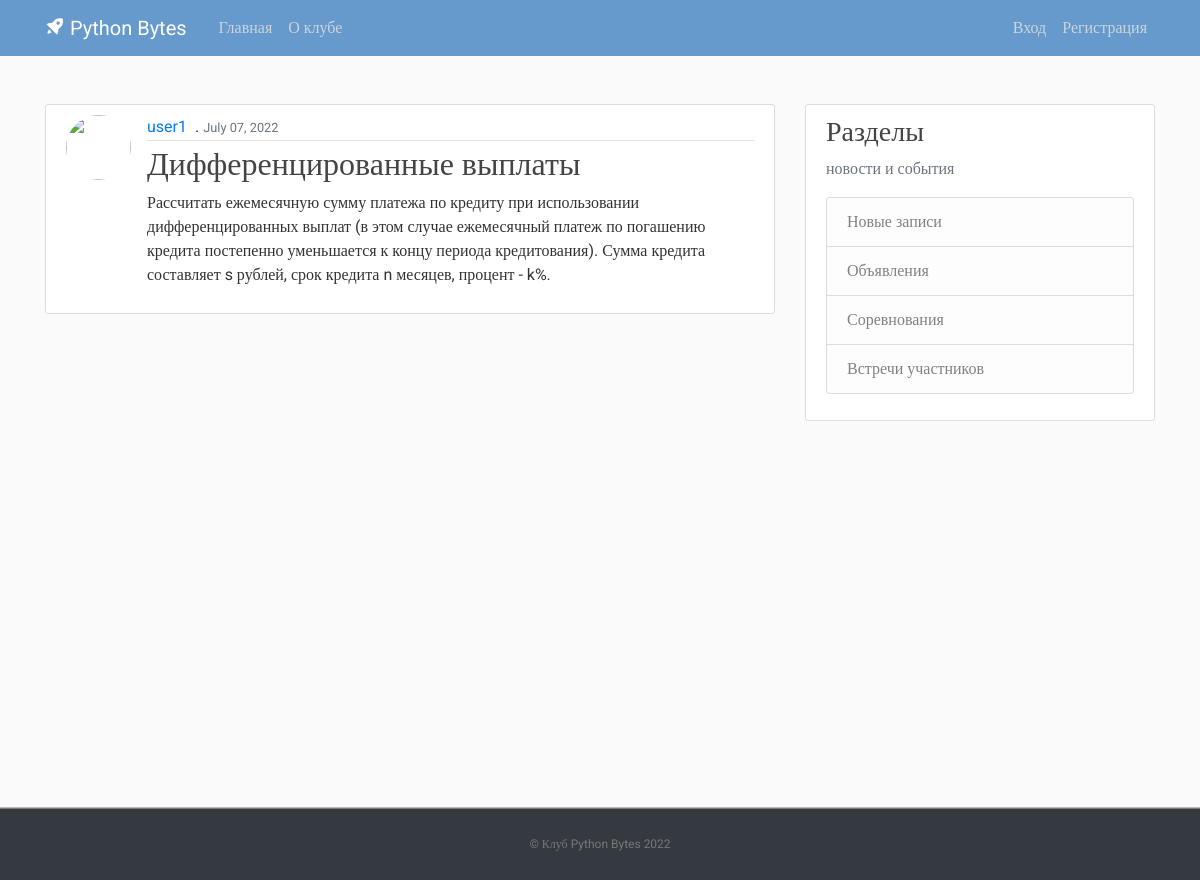
Page /post/20/ on the committed database.
### shop/models.py (models this page shows, shortened)
class Post(models.Model):
    title = models.CharField(max_length=100)
    content = models.TextField()
    date_posted = models.DateTimeField(default=timezone.now)
    author = models.ForeignKey(User, on_delete=models.CASCADE)

### shop/views.py (the view)
# urls.py: path('post/<int:pk>/', PostDetailView.as_view(), name='post-detail'),
class PostDetailView(DetailView):
    model = Post

### shop/templates/shop/post_detail.html (shortened to what this page needs)
{% extends "shop/base.html" %}
{% block content %}
  <article class="media content-section">
    <img class="rounded-circle article-img" src="{{ object.author.profile.image.url }}">
    <div class="media-body">
      <div class="article-metadata">
         <a class="mr-2" href="{% url 'user-posts' object.author.username %}">{{ object.author }}</a>.
        <small class="text-muted">{{ object.date_posted|date:"F d, Y" }}</small>
      </div>
      <h2 class="article-title">{{ object.title }}</h2>
      <p class="article-content">{{ object.content }}</p>
    </div>
  </article>
{% endblock content %}

### shop/static/shop/main.css (style rules this page uses)
﻿body, html { width:100%; height:100% }
body { margin:0; padding:0; background: #fafafa; color: #333333; margin-top: 5rem; font-family:Roboto; }
h1, h2, h3, h4, h5, h6 { color: #444444; }
.content-section { background: #ffffff; padding: 10px 20px; border: 1px solid #dddddd; border-radius: 3px; margin-bottom: 20px; }
.article-title { color: #444444; }
.article-content { white-space: pre-line; }
.article-img { height: 65px; width: 65px; margin-right: 16px; }
.article-metadata { padding-bottom: 1px; margin-bottom: 4px; border-bottom: 1px solid #e3e3e3 }

### rows in the picture
Post: author "user1", date_posted "July 07, 2022", title "Дифференцированные выплаты", content "Рассчитать ежемесячную сумму платежа по кредиту при использовании дифференцированных выплат (в этом случае ежемесячный платеж по погашению кредита постепенно уменьшается к концу периода кредитования). Сумма кредита составляет s рублей, срок кредита n месяцев, процент - k%."
